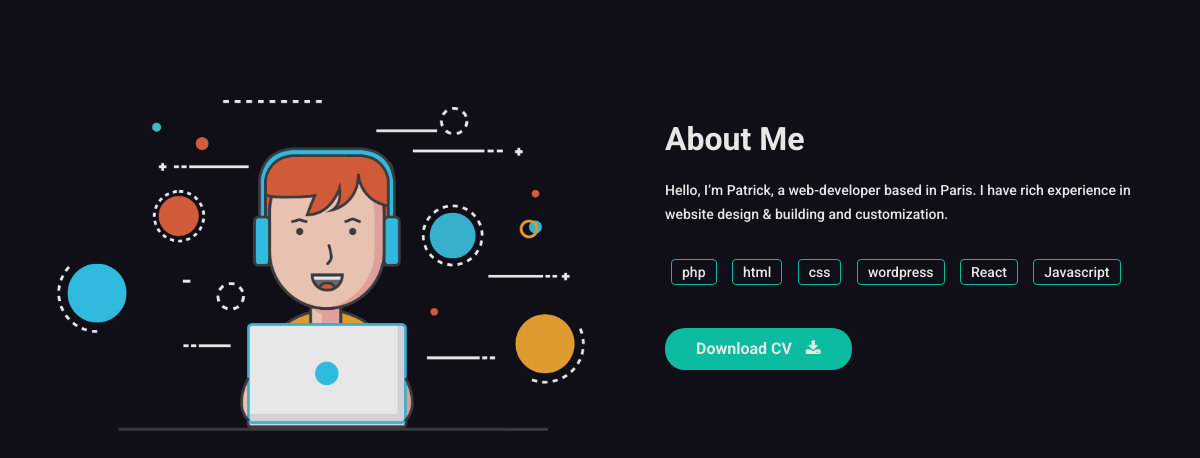
The page /about.php on the database as committed earlier.
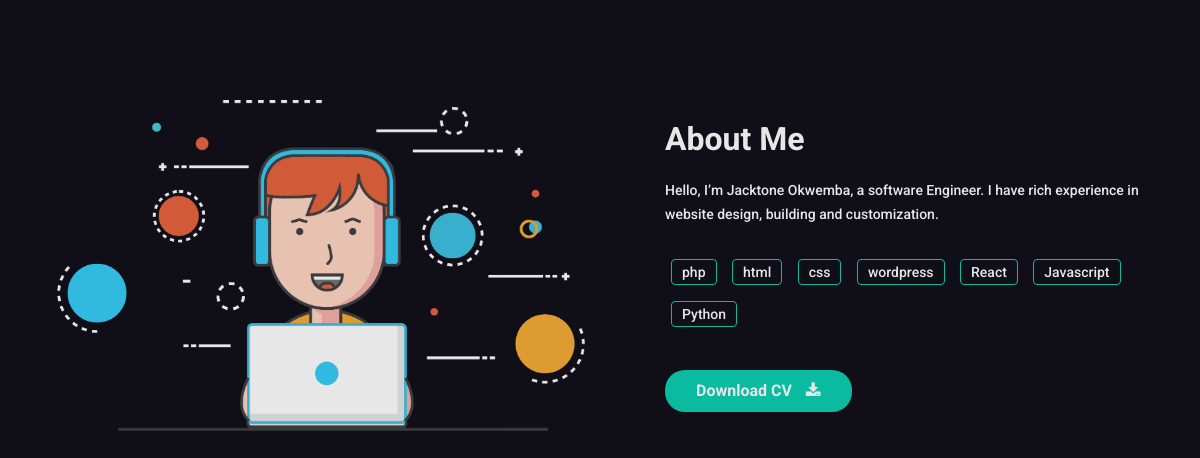
The same page on the database as committed later.
### tables this page shows
CREATE TABLE `about_me` (
  `id` int(11) NOT NULL,
  `name` varchar(100) NOT NULL,
  `location` varchar(100) NOT NULL,
  `description` text NOT NULL,
  `skills` text NOT NULL
);

### about.php (the view, shortened to what this page needs)
<?php
    include 'header.php';
    include('config.php');
    $sql = "SELECT * FROM about_me WHERE id = 1";
    $result = $conn->query($sql);
    if ($result->num_rows > 0) {
        $aboutData = $result->fetch_assoc();
        $description = $aboutData['description'];
        $skills = explode(',', $aboutData['skills']);
    } else {
        echo "No data found in the database!";
    }
?>
<section class="mh-about" id="mh-about">
    <div class="container">
        <div class="row section-separator">
            <div class="col-sm-12 col-md-6">
                <div class="mh-about-img shadow-2 wow fadeInUp" data-wow-duration="0.8s" data-wow-delay="0.4s">
                    <img src="assets/images/ab-img.png" alt="About Image" class="img-fluid">
                </div>
            </div>
            <div class="col-sm-12 col-md-6">
                <div class="mh-about-inner">
                    <h2 class="wow fadeInUp" data-wow-duration="0.8s" data-wow-delay="0.1s">About Me</h2>
                    <p class="wow fadeInUp" data-wow-duration="0.8s" data-wow-delay="0.2s">
                        <?php echo $description; ?>
                    </p>
                    <div class="mh-about-tag wow fadeInUp" data-wow-duration="0.8s" data-wow-delay="0.3s">
                        <ul>
                            <?php foreach ($skills as $skill) : ?>
                                <li><span><?php echo trim($skill); ?></span></li>
                            <?php endforeach; ?>
                        </ul>
                    </div>
                    <a href="download_cv.php" class="btn btn-fill wow fadeInUp" data-wow-duration="0.8s" data-wow-delay="0.4s">
                        Download CV <i class="fa fa-download"></i>
                    </a>
                </div>
            </div>
        </div>
    </div>
</section>

Rows that differ between the two databases and show on the page:
changed about_me "php": description "Hello, I’m Patrick, a web-developer based in Paris. I have rich experience in website design & building and customization." → "Hello, I’m Jacktone Okwemba, a software Engineer. I have rich experience in website design, building and customization."
Other text that changed with them:
new list line: "Python"
